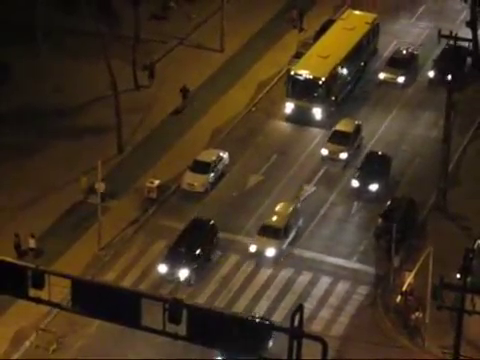
#> input picture frame 119 of video.avi, 480 x 360 px
$ python 'carro - Copia.py'   (older library calls are emulated)
#> lines starting #> are read from the running program, lines starting #| are printed output that depends on the picture; after the words box and inside, x2 and y2 are one past the last pixel; in counts of white or black regions, pixels touching at a corner belong together
import cv2
from time import sleep
import numpy as np
import sys
minDistX = 15
maxDistX = 30
maxDistY = 10
minCarDist = 10
cars = []
nOfPos = 20
frameGap = 15
class car:

    def __init__(self, X0, Y0, X1, Y1, frame):
        self.last_frame = frame
        self.prev_positions = [((X0+X1)/2, (Y0+Y1)/2)]

def append_car(X0, Y0, X1, Y1, actual_frame):

    global cars
    flag = True
    center = ((X0+X1)/2, (Y0+Y1)/2)
    for i in range(len(cars)):
        if ((cars[i].prev_positions[-1][0]-center[0])**2 + (cars[i].prev_positions[-1][1] - center[1])**2)**0.5 < minCarDist and actual_frame - cars[i].last_frame<= frameGap :
            cars[i].prev_positions.append(center)
            cars[i].last_frame = actual_frame
            flag = False
            break
    if flag :
        new_car = car(X0, Y0, X1, Y1, actual_frame)
        cars.append(new_car) #restricted append to a minimum distance


def find_car(original_img, masked_img,actual_frame,min_headlight_area = 20, max_headlight_area = 150):
    global cars
    _, cnts, _ = cv2.findContours(masked_img, cv2.RETR_TREE, cv2.CHAIN_APPROX_SIMPLE)
    filt_cnts = [i for i in cnts if(min_headlight_area<cv2.moments(i)["m00"] <max_headlight_area)]
    for cnt0 in filt_cnts:
        M0 = cv2.moments(cnt0)

        try:
                X0 = int(M0["m10"] / M0["m00"])
                Y0 = int(M0["m01"] / M0["m00"])
                #print('x0 = {} , y0 = {}'.format(X0,Y0))

                for cnt1 in filt_cnts:
                    M1 = cv2.moments(cnt1)

                    try:
                        X1 = int(M1["m10"] / M1["m00"])
                        Y1 = int(M1["m01"] / M1["m00"])
                        #print('x1 = {} , y1 = {}'.format(X1,Y1))
                        if minDistX<abs(X0-X1)<maxDistX and abs(Y0-Y1)<maxDistY :
                            append_car(X0, Y0, X1, Y1, actual_frame)
                            break
                    except:
                        pass
        except:
            pass

def roi(img, vertices): #creates a region of interest based on the vertices given
    mask = np.zeros_like(img)
    cv2.fillPoly(mask, vertices, 255)
    masked = cv2.bitwise_and(img, mask)
    return masked

def main() :
        video = cv2.VideoCapture('video.avi')
        global cars
        frame_number = 0
        while True:
                sleep(.05)
                frame_number+=1
                _, original_img = video.read()
#> original_img is the input picture: shape (360, 480, 3); mean B, G, R 32.5, 50.8, 66.6
                img_blur = cv2.GaussianBlur(original_img,(5,5),0)
                img_gray = cv2.cvtColor(img_blur, cv2.COLOR_BGR2GRAY).astype("float64")
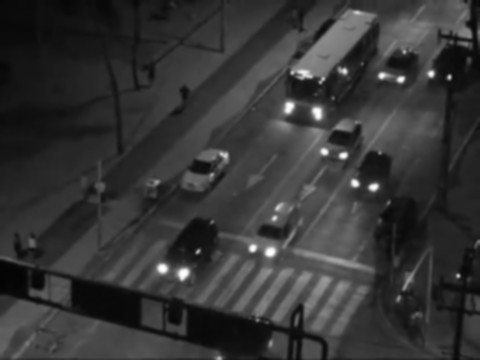
#> img_gray: shape (360, 480) float64; min 4, max 254, mean 53.4
                #roi_gray = roi(img_gray,[np.array([[100,720],[200,500],[1080,500],[1180,720]])])

                maxcolor = np.amax(img_gray)
#> maxcolor = 254
                if maxcolor != 0:
                    img_gray*= 255.0/maxcolor
                img_gray = img_gray.astype('uint8')
                masked_img = cv2.inRange(img_gray, 225,255)
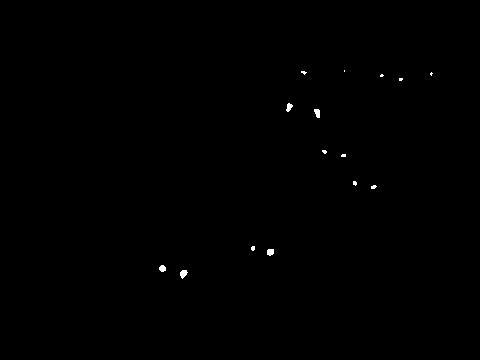
#> masked_img: shape (360, 480); 0.19% white; 15 white regions (10 under 20 px), largest, box (x1, y1, x2, y2) and area: (180, 270, 188, 279) 47, (314, 109, 320, 118) 42, (267, 249, 274, 256) 42, (286, 103, 293, 112) 39, (159, 265, 166, 272) 38
                kernel = np.ones((5,5), np.uint8)
                mask2 = cv2.dilate(masked_img, kernel, iterations=1)
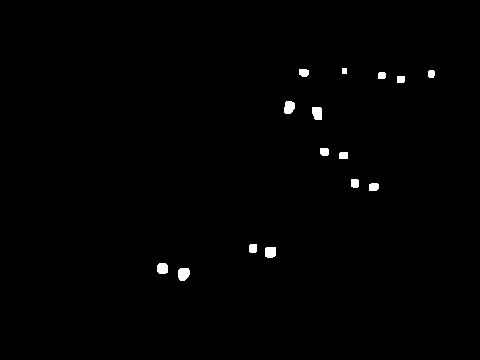
#> mask2: shape (360, 480); 0.69% white; 15 white regions
                find_car( original_img, mask2, frame_number)
#> in find_car, `_, cnts, _ = cv2.findContours(masked_img, cv2.RETR_TREE, cv2.CHAIN_APP..`: cnts = 15 contours; largest, box (x1, y1, x2, y2) and area: (178, 268, 190, 281) 112, (284, 101, 295, 114) 100, (312, 107, 322, 120) 98, (265, 247, 276, 258) 95, (157, 263, 168, 274) 92
#> in find_car, `filt_cnts = [i for i in cnts if(min_headlight_area<cv2.moments(i)["m00..`: filt_cnts = 14 contours; largest, box (x1, y1, x2, y2) and area: (178, 268, 190, 281) 112, (284, 101, 295, 114) 100, (312, 107, 322, 120) 98, (265, 247, 276, 258) 95, (157, 263, 168, 274) 92
#> the loop in find_car, `for cnt0 in filt_cnts:` made 14 passes
#> (X0, Y0) on passes 1, 3, 5, 7, 9, 11: (183, 273), (269, 251), (373, 186), (343, 155), (316, 112), (400, 78)
#> (X0, Y0) on passes 2, 4, 6, 8, 10, 12: (162, 268), (252, 247), (354, 182), (324, 151), (288, 106), (381, 75)
                print(len([i for i in cars if len(i.prev_positions)>=nOfPos]))
#| 0
                for car in cars:
                        if len(car.prev_positions) >= nOfPos :
##                            quinas = (car.prev_positions[-1][0] - (maxDistX + minDistX)/100,car.prev_positions[-1][1] - (maxDistY)/100)
##                            quinai = (car.prev_positions[-1][0] + (maxDistX + minDistX)/100,car.prev_positions[-1][1] + (maxDistY)/100)
##                            cv2.rectangle(original_img,quinas, quinai, (0,255,0),7)
                                cv2.circle(original_img, (car.prev_positions[-1][0], car.prev_positions[-1][1]), 3, (0,255,0), 3)
#> this loop made 6 passes
                if cv2.waitKey(1) & 0xFF == ord('q') and not ret:
#> (key q is pressed here)
                        break

                cv2.imshow('ori',original_img)
        video.release()
        cv2.destroyAllWindows()
#> (the run stopped early here; a loop or call above may not have finished)

$ run again, starting later in the video
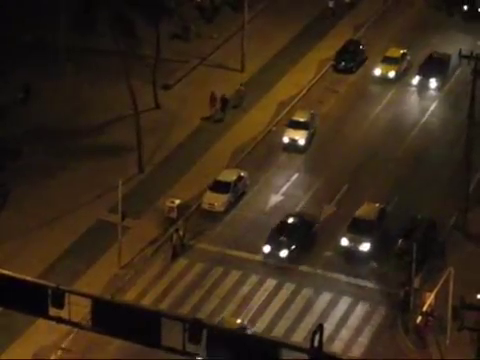
#> input picture frame 952 of video.avi, 480 x 360 px
#> in main, original_img is the input picture: shape (360, 480, 3); mean B, G, R 25, 41.6, 57.1
#> in main, `img_gray = cv2.cvtColor(img_blur, cv2.COLOR_BGR2GRAY).astype("float64")`:
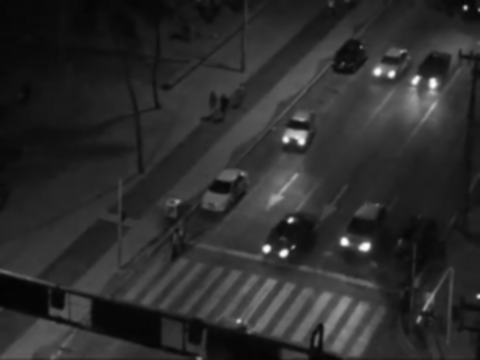
#> img_gray: shape (360, 480) float64; min 3, max 253, mean 44.3
#> maxcolor = 253
#> masked_img: shape (360, 480); 0.11% white; 11 white regions (7 under 20 px), largest, box (x1, y1, x2, y2) and area: (361, 244, 369, 250) 35, (431, 80, 436, 87) 27, (342, 239, 347, 244) 22, (281, 251, 287, 256) 20
#> in main, `mask2 = cv2.dilate(masked_img, kernel, iterations=1)`:
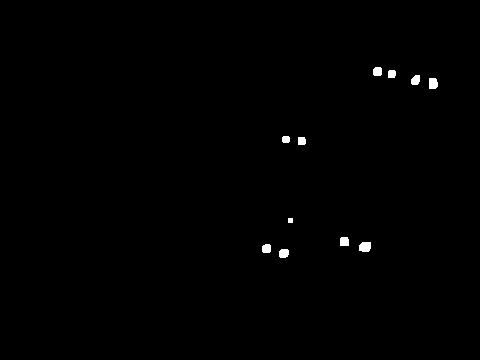
#> mask2: shape (360, 480); 0.45% white; 11 white regions
#> cnts = 11 contours, 1 with area under 20; largest, box (x1, y1, x2, y2) and area: (359, 242, 371, 252) 89, (429, 78, 438, 89) 74, (279, 249, 289, 258) 65, (340, 237, 349, 246) 62, (411, 75, 420, 85) 60
#> filt_cnts = 10 contours; largest, box (x1, y1, x2, y2) and area: (359, 242, 371, 252) 89, (429, 78, 438, 89) 74, (279, 249, 289, 258) 65, (340, 237, 349, 246) 62, (411, 75, 420, 85) 60
#> the loop in find_car, `for cnt0 in filt_cnts:` made 10 passes
#> (X0, Y0) on passes 1, 3, 5, 7, 9: (283, 252), (364, 246), (301, 140), (432, 83), (391, 73)
#| 0
#> the loop in main, `for car in cars:` made 5 passes
